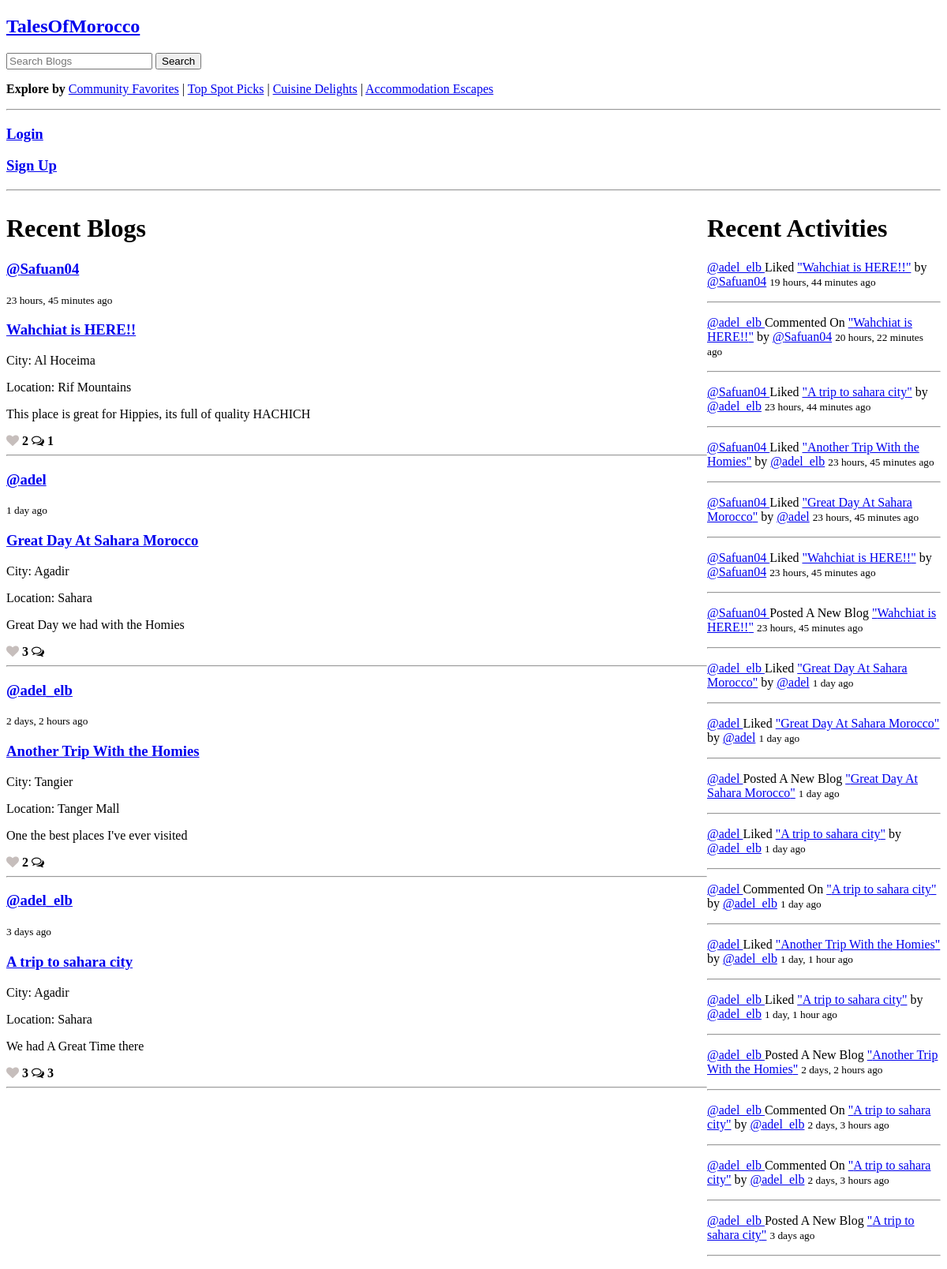
Before: / with the older database file.
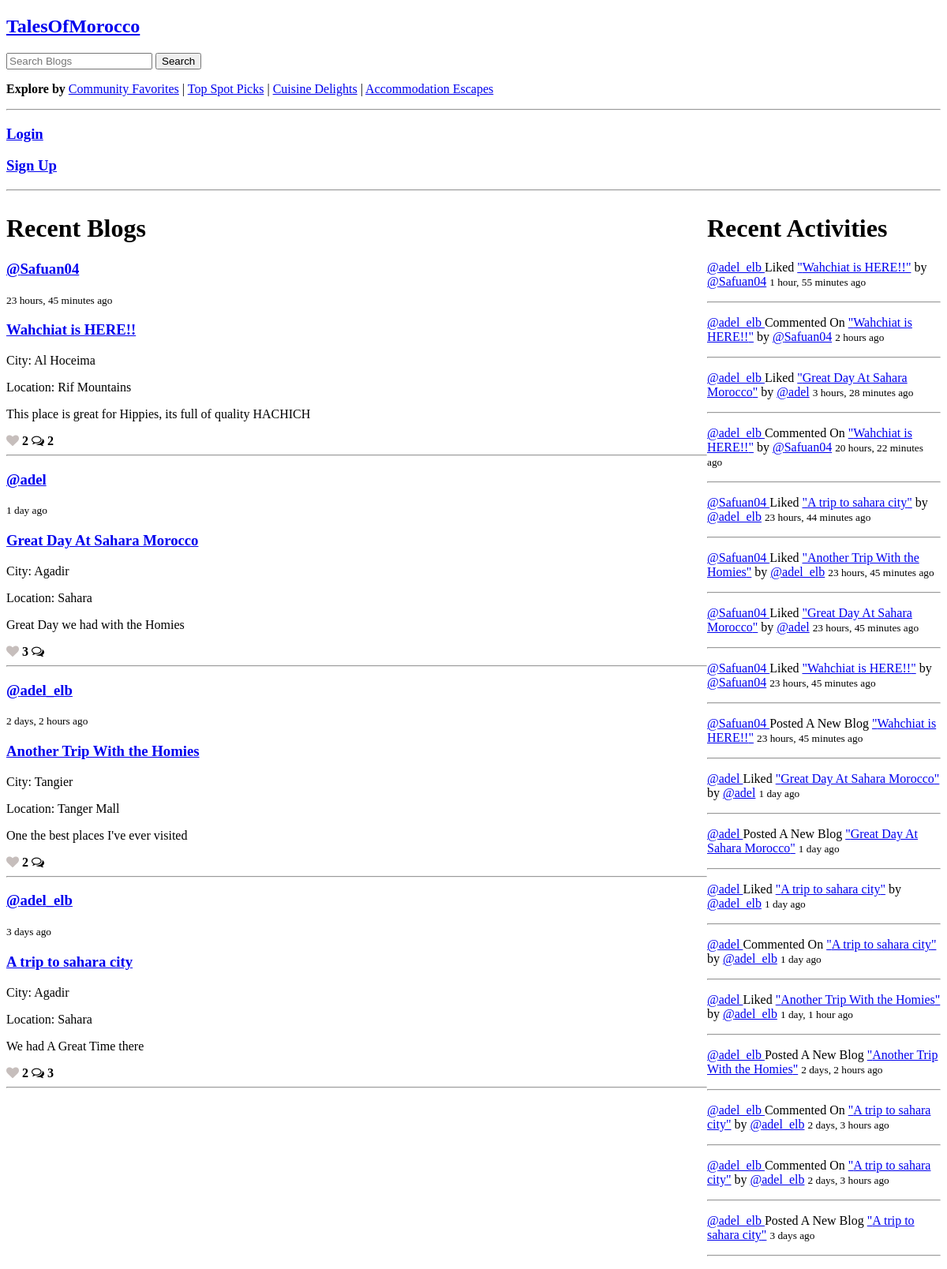
After: the same page with the newer database file.
### base/models.py (models this page shows, shortened)
class BlogPost(models.Model):
    author = models.ForeignKey(User, on_delete=models.CASCADE, null=True)
    title = models.CharField(max_length=200)
    city = models.ForeignKey(City, on_delete=models.SET_NULL, null=True)
    specific_location = models.CharField(max_length=200, null=True, blank=True)
    description = models.TextField(null=False, blank=False)
    food = models.CharField(max_length=200, blank=True)
    food_rating = models.IntegerField(null=True, blank=True,
                                      validators=[MinValueValidator(1),
                                                  MaxValueValidator(5)])
    accommodation = models.CharField(max_length=200, blank=True)
    accommodation_rating = models.IntegerField(null=True, blank=True,
                                               validators=[MinValueValidator(1),
                                                           MaxValueValidator(5)])
    picture = models.ImageField(null=True, blank=True)
    likes = models.IntegerField(default=0)
    updated = models.DateTimeField(auto_now=True)
    created = models.DateTimeField(auto_now_add=True)
    class Meta:
        ordering = ['-created']
    def class_name(self) -> str:
        return self.__class__.__name__

class User(AbstractUser):
    name = models.CharField(max_length=200, null=True, blank=False)
    email = models.EmailField(unique=True, null=False, blank=False)
    bio = models.TextField(null=True, blank=True)
    avatar = models.ImageField(null=True, default="default.jpg")
    USERNAME_FIELD = 'email'
    REQUIRED_FIELDS = []

class City(models.Model):
    name = models.CharField(max_length=200)
    def __str__(self) -> str:
        return self.name

class Like(models.Model):
    user = models.ForeignKey(User, on_delete=models.CASCADE)
    blogPost = models.ForeignKey(BlogPost, on_delete=models.CASCADE)
    created = models.DateTimeField(auto_now_add=True)
    def class_name(self) -> str:
        return self.__class__.__name__

class Comment(models.Model):
    user = models.ForeignKey(User, on_delete=models.CASCADE)
    blogPost = models.ForeignKey(BlogPost, on_delete=models.CASCADE)
    body = models.TextField()
    edited = models.BooleanField(default=False)
    updated = models.DateTimeField(auto_now=True)
    created = models.DateTimeField(auto_now_add=True)
    def class_name(self) -> str:
        return self.__class__.__name__

### base/views.py (the view)
# urls.py: 2. Add a URL to urlpatterns:  path('', views.home, name='home')
def home(request):
    query = request.GET.get('s_query') if request.GET.get('s_query') else ''
    posts = BlogPost.objects.filter(
        Q(city__name__icontains=query) |
        Q(title__icontains=query) |
        Q(specific_location__icontains=query)
    )
    postSetup(request, posts)
    recent_posts = BlogPost.objects.all()
    recent_comments = Comment.objects.all()
    recent_likes = Like.objects.all()
    activities = sorted(
        chain(recent_posts, recent_comments, recent_likes),
        key=attrgetter('created'),
        reverse=True
    )
    context = {
        'title': 'Home',
        'posts': posts,
        'activities': activities
    }
    return render(request, 'home.html', context)

### base/views.py (called while the page is built)
def postSetup(request, posts):
    for post in posts:
        post.comments = post.comment_set.all()
    user_likes = None;
    if request.user.is_authenticated:
        user_likes = Like.objects.filter(user=request.user)
    for post in posts:
        post.user_liked = user_likes.filter(blogPost=post).exists() if user_likes else False

### base/templates/home.html (shortened to what this page needs)
{% extends 'layout.html' %}
{% load static %}
{% block content %}
<div class="home-container">
    <div class="recent-blogs">
    <h1>Recent Blogs</h1>
    {% for post in posts %}
        <div class="blog-post">
            <h3><a href="{% url 'profile' post.author.id %}">@{{ post.author.username }}</a></h3>
            <small>{{ post.created | timesince }} ago</small>
            <h3><a href="{% url 'blog' post.id %}">{{ post.title }}</a></h3>
            <p>City: {{ post.city }}</p>
            <p>Location: {{ post.specific_location }}</p>
            <p>{{ post.description }}</p>
            <i class="fa fa-heart {% if post.user_liked %}liked{% endif %}" data-post-id="{{ post.id }}"></i>
            <b><span id="like-{{ post.id }}">{% if post.likes > 0 %}{{ post.likes }}{% endif %}</span>
            <a class="comment-link" href="{% url 'blog' post.id %}"><i class="fa fa-comments-o"></i>
            <span>   {% if post.comments.count > 0 %}{{ post.comments.count }}{% endif %}</span></b></a>
            <hr>
        </div>
    {% endfor %}
    </div>
    <div class="activity-feed">
        {% include 'activity_feed.html' %}
    </div>
</div>
{% endblock %}

### base/templates/layout.html (shortened to what this page needs)
<!DOCTYPE html>
{% load static %}
<html lang="en">
<head>
    <link rel="stylesheet" href="{% static 'styles/main.css' %}">
    <link rel="stylesheet" href="https://cdnjs.cloudflare.com/ajax/libs/font-awesome/4.7.0/css/font-awesome.min.css">
</head>
<body>
    <nav>
        <h1><a href="{% url 'home' %}">TalesOfMorocco</a></h1>
        <form method="GET" action="{% url 'home' %}">
            <input type="text" name="s_query" placeholder="Search Blogs">
            <button type="submit">Search</button>
        </form>
        <p><b>Explore by </b><a href="{% url 'community-fav' %}">Community Favorites</a> |
            <a href="{% url 'top-picks' %}">Top Spot Picks</a>
            | <a href="{% url 'cuisine-delights' %}">Cuisine Delights</a> |
            <a href="{% url 'accommodation-escapes' %}">Accommodation Escapes</a></p>
        <hr>
        {% if request.user.is_authenticated %}
            <h3><a href="{% url 'profile' user.id %}">{{ user.username }}</a></h3>
            <h3><a href="{% url 'create-blog' %}">Post Blog</a></h3>
            <h3><a href="{% url 'logout' %}">Logout</a></h3>
        {% else %}
            <h3><a href="{% url 'login' %}">Login</a></h3>
            <h3><a href="{% url 'register' %}">Sign Up</a></h3>
        {% endif %}
    </nav>
    <hr>
    {% block content %}
    {% endblock content %}
</body>
</html>

### base/templates/activity_feed.html
<div class="activity">
    <h1>Recent Activities</h1>
    {% for activity in activities %}
    {% if activity.class_name == 'Like' %}
    <p><a href="{% url 'profile' activity.user.id %}">@{{ activity.user.username }}
    </a> Liked <a href="{% url 'blog' activity.blogPost.id %}">"{{ activity.blogPost.title }}"</a>
     by <a href="{% url 'profile' activity.blogPost.author.id %}">
        @{{ activity.blogPost.author.username }}</a> <small>{{ activity.created | timesince }} ago</small></p>
    <hr>
    {% elif activity.class_name == 'Comment' %}
    <p><a href="{% url 'profile' activity.user.id %}">@{{ activity.user.username }}
    </a> Commented On <a href="{% url 'blog' activity.blogPost.id %}">"{{ activity.blogPost.title }}"</a>
     by <a href="{% url 'profile' activity.blogPost.author.id %}">
        @{{ activity.blogPost.author.username }}</a> <small>{{ activity.created | timesince }} ago</small></p>
    <hr>
    {% else %}
    <p><a href="{% url 'profile' activity.author.id %}">@{{ activity.author.username }}
    </a> Posted A New Blog <a href="{% url 'blog' activity.id %}">"{{ activity.title }}"</a>
    <small>{{ activity.created | timesince }} ago</small></p>
    <hr>
    {% endif %}
    {% endfor %}
</div>

### static/styles/main.css (style rules this page uses)
i.fa.fa-heart { color: #C6BEBC; cursor: pointer; }
.comment-link { text-decoration: none; color: black; }

### base/templates/home.html (style rules this page uses)
.home-container { display: grid; grid-template-columns: 3fr 1fr; }

Changed rows visible on the page:
removed Like: user.username "adel_elb", blogPost "Wahchiat is HERE!!", blogPost.author.username "Safuan04", created "19 hours, 44 minutes"
removed Like: user.username "adel_elb", blogPost "Great Day At Sahara Morocco", blogPost.author.username "adel", created "1 day"
removed Like: user.username "adel_elb", blogPost "A trip to sahara city", blogPost.author.username "adel_elb", created "1 day, 1 hour"
changed BlogPost "Wahchiat is HERE!!": comments.count "1" → "2"
changed BlogPost "A trip to sahara city": likes "3" → "2"
added Like: user.username "adel_elb", blogPost "Wahchiat is HERE!!", blogPost.author.username "Safuan04", created "1 hour, 55 minutes"
added Comment: user.username "adel_elb", blogPost "Wahchiat is HERE!!", blogPost.author.username "Safuan04", created "2 hours"
added Like: user.username "adel_elb", blogPost "Great Day At Sahara Morocco", blogPost.author.username "adel", created "3 hours, 28 minutes"
